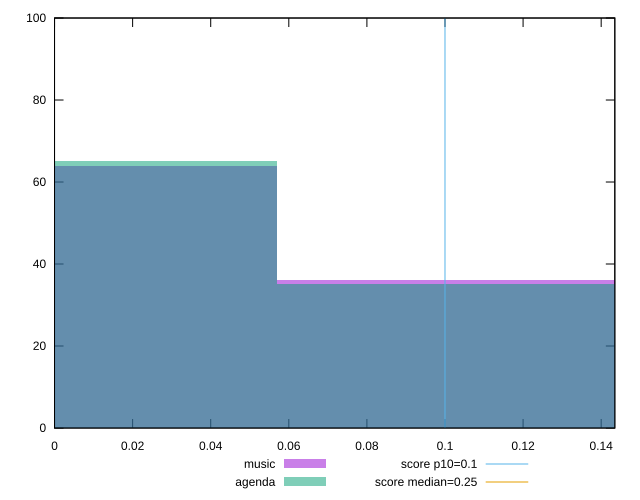

Recreate this plot in gnuplot.
reset

$music <<EOF
0 64
0.11415593732128503 36
EOF

$agenda <<EOF
0 65
0.11415593732128503 35
EOF

set key outside below
set boxwidth 0.11415593732128503
set xrange [0:0.1434961832894219]
set yrange [0:100]
set trange [0:100]
set style fill transparent solid 0.5 noborder

set parametric
set terminal svg size 640, 500 enhanced background rgb 'white'
set output "reports/report_00032_2021-02-25T10-28-15.087Z/cumulative-layout-shift/comparison/histogram/0_vs_1.svg"

plot $music title "music" with boxes, \
     $agenda title "agenda" with boxes, \
     0.1,t title "score p10=0.1", \
     0.25,t title "score median=0.25"

reset
